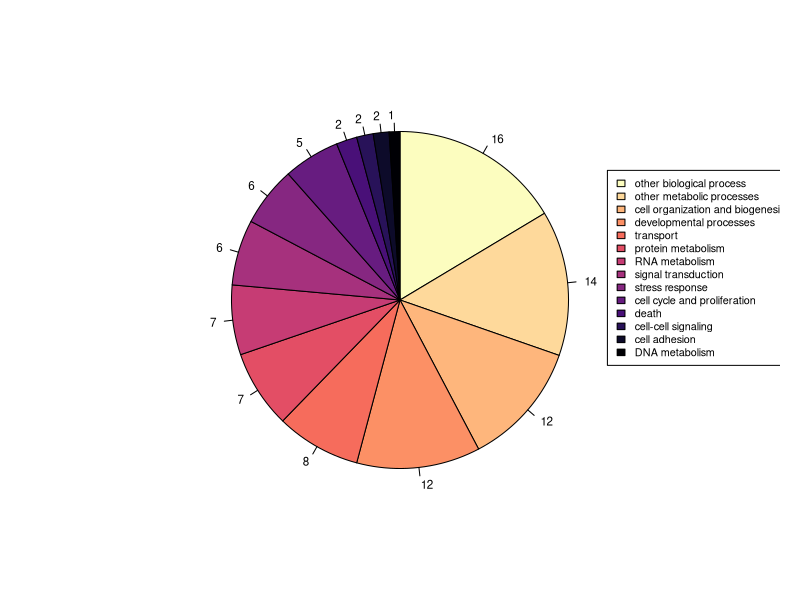
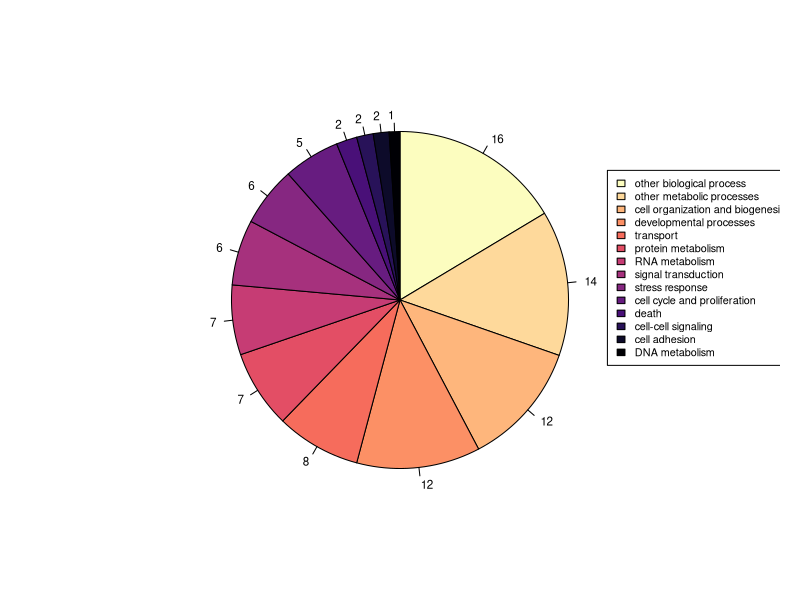

Source code (R) for these figures, in order:
## ---- chunk 1
library(ggrepel)
## ---- chunk 2
install.packages("viridis")
## ---- chunk 3
library(viridis)
## ---- chunk 4
piecounts <- read.csv("../analyses/Fig2-pie/GOslim-P-pie-detectedprots.txt", header = FALSE)
head(piecounts)
## ---- chunk 5
piecolors <- rainbow(14)
## ---- chunk 6
structure(c('other biological processes' = 206L, 'other metabolic processses' = 175L, 'cell organization and biogenesis' = 150L, 'developmental processes' = 149L, 'transport' = 102L, 'protein metabolism' = 94L, 'RNA metabolism' = 84L, 'signal transduction' = 79L, 'stress reponse' = 72L, 'cell cycle and proliferation' = 68L, 'death' = 25L, 'cell-cell signaling' = 20L, 'cell adhesion' = 19L, 'DNA metabolism' = 13L), .Dim = 14L, .Dimnames = list(. = c("other biological process", "other metabolic processes", "cell organization and biogenesis", "developmental processes", "transport", "protein metabolism", "RNA metabolism", "signal transduction", "stress response", "cell cycle and proliferation", "death", "cell-cell signaling", "cell adhesion", "DNA metabolism")), class = "table") -> Type
#sort Type 
Type <- sort(Type, decreasing = TRUE) 
piepercent <- round(Type/sum(Type)*100)
par(mar = c(1, 1, 1, 1)) 

pie(
  Type, 
  edges = 200, 
  radius = 0.65,
  clockwise = TRUE, # IMPORTANT
  angle = 45, 
  col = viridis::viridis_pal(option = "magma", direction=-1)(length(Type)),  # BETTER COLOR PALETTE
  labels = piepercent, # NEVER DISPLAY OVERLAPPING LABELS
  cex = 0.7
)

legend(
  x = 0.80, # DELIBERATE POSITION
  y = 0.5, # DELIBERATE POSITION
  inset = .05, 
  legend = names(Type), # YOU WERE PASSING IN _ALL_ THE REPEAT NAMES
  fill = viridis::viridis_pal(option = "magma", direction=-1)(length(Type)),  # USE THE SAME COLOR PALETTE
  horiz = FALSE,
  cex = 0.65, # PROPER PARAMETER FOR TEXT SIZE
  text.width = 0.8 # SET THE BOX WIDTH
)
## ---- chunk 7
pdf("../analyses/Fig2-pie/detectedprots-GOslim-pie.pdf")
structure(c('other biological processes' = 206L, 'other metabolic processses' = 175L, 'cell organization and biogenesis' = 150L, 'developmental processes' = 149L, 'transport' = 102L, 'protein metabolism' = 94L, 'RNA metabolism' = 84L, 'signal transduction' = 79L, 'stress reponse' = 72L, 'cell cycle and proliferation' = 68L, 'death' = 25L, 'cell-cell signaling' = 20L, 'cell adhesion' = 19L, 'DNA metabolism' = 13L), .Dim = 14L, .Dimnames = list(. = c("other biological process", "other metabolic processes", "cell organization and biogenesis", "developmental processes", "transport", "protein metabolism", "RNA metabolism", "signal transduction", "stress response", "cell cycle and proliferation", "death", "cell-cell signaling", "cell adhesion", "DNA metabolism")), class = "table") -> Type
#sort Type 
Type <- sort(Type, decreasing = TRUE) 
piepercent <- round(Type/sum(Type)*100)
par(mar = c(1, 1, 1, 1)) 

pie(
  Type, 
  edges = 200, 
  radius = 0.65,
  clockwise = TRUE, # IMPORTANT
  angle = 45, 
  col = viridis::viridis_pal(option = "magma", direction=-1)(length(Type)),  # BETTER COLOR PALETTE
  labels = piepercent, # NEVER DISPLAY OVERLAPPING LABELS
  cex = 0.7
)

legend(
  x = 0.80, # DELIBERATE POSITION
  y = 0.5, # DELIBERATE POSITION
  inset = .05, 
  legend = names(Type), # YOU WERE PASSING IN _ALL_ THE REPEAT NAMES
  fill = viridis::viridis_pal(option = "magma", direction=-1)(length(Type)),  # USE THE SAME COLOR PALETTE
  horiz = FALSE,
  cex = 0.65, # PROPER PARAMETER FOR TEXT SIZE
  text.width = 0.8 # SET THE BOX WIDTH
)
